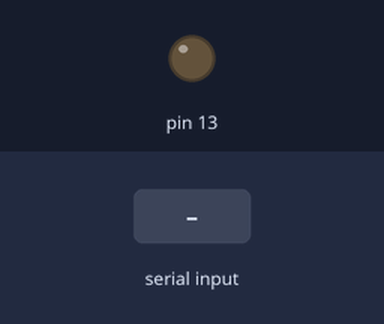
A sketch run on a simulated Arduino Uno, built with avr-gcc and run on an emulated ATmega328P. Shown: output pins drawn as LEDs (lit = HIGH). The inputs (shaded band) are chosen by the test bench.

Above: at 1.2 s.
1.3 s: "1" received over Serial
At 1.4 s:
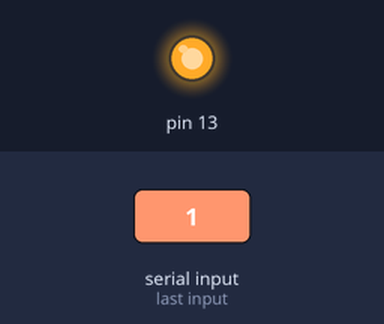
Timing chart, 0 to 4.3 s (numbered marks = the images above; inputs shaded):
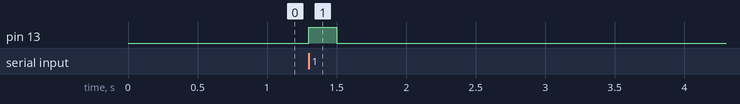

Measured:
- after the input at 1.3 s, pin 13: LOW → HIGH at once, → LOW 0.20 s later

The sketch:

Arduino_Control_Code.ino
```cpp
// All this does is blink the on-board LED when a byte is received.
// A blank sketch could also be used, or you could omit the
// Arduino altogether and just use a USB-TTL cable thingy.

// Connect pin 0 (RX) to the data pin on the PCB

void setup() {
  pinMode(13, OUTPUT);
  Serial.begin(9600);
}

void loop() {
  if (Serial.available()) {
    Serial.read();
    digitalWrite(13, HIGH);
    delay(200);
    digitalWrite(13, LOW);
    delay(200);
  }
}
```
